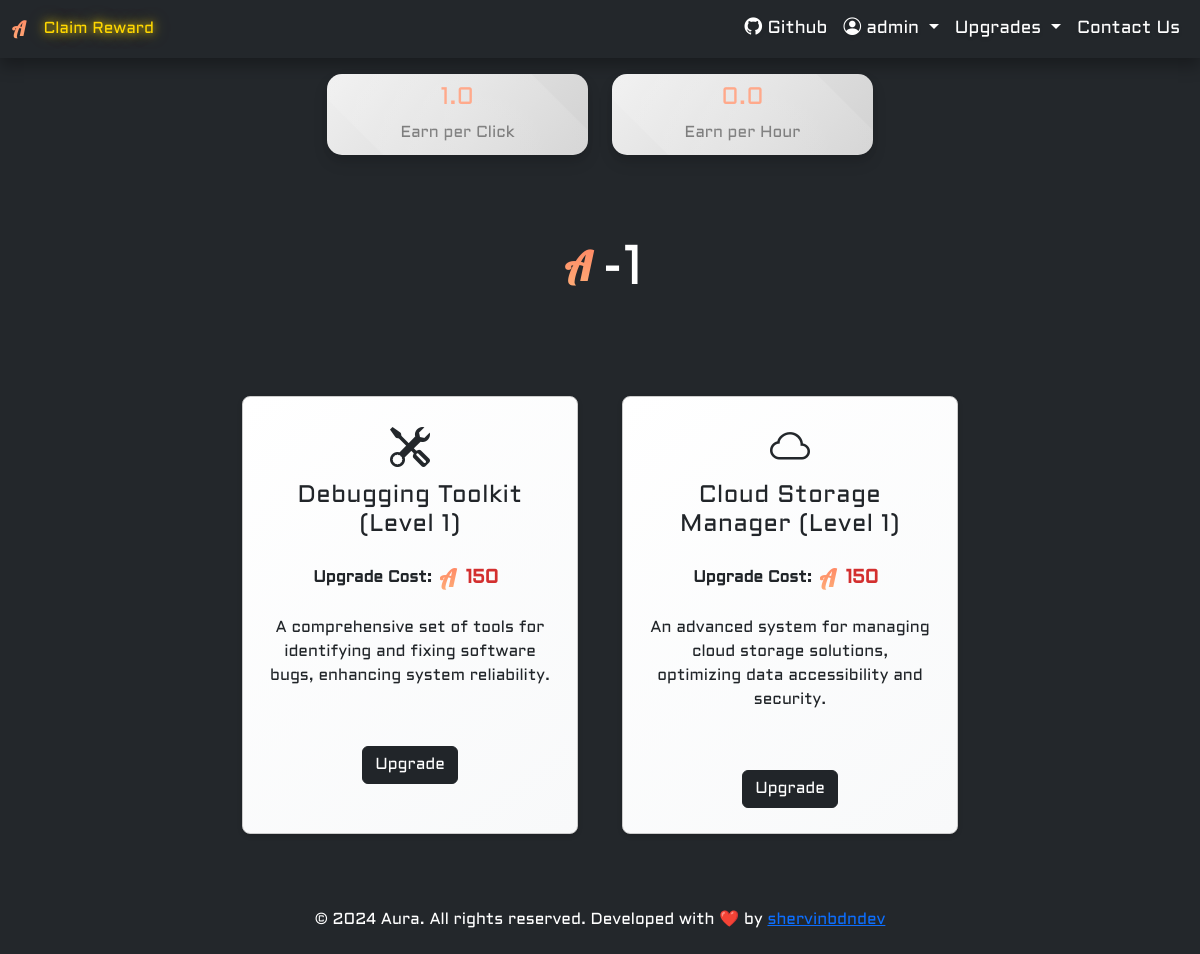
Screenshot of /upgrade/manual/ (signed in) with the database file from the repository.
### upgrade/models.py (models this page shows, shortened)
class Card(models.Model):
    TYPE_CHOICES: list[tuple[str, str]] = [
        ('manual', 'Manual'),
        ('advanced', 'Advanced'),
        ('business', 'Business'),
        ('legendary', 'Legendary'),
    ]
    card_type = models.CharField(max_length=10, choices=TYPE_CHOICES, blank=True, null=True, verbose_name='Type')
    name = models.CharField(max_length=100, blank=True, null=True ,verbose_name='Name')
    description = models.TextField(verbose_name='Description')
    icon = models.CharField(max_length=100, blank=True, null=True ,verbose_name='Icon')
    initial_upgrade_cost = models.IntegerField(default=100, verbose_name='Upgrade Cost')
    class Meta:
        verbose_name = 'Card'
        verbose_name_plural = 'Cards'

### upgrade/views.py (the view)
class UpgradeCardsView(View):
    def get(self, request: HttpRequest, card_type: str) -> HttpResponse:
        user_coins, created = UserCoinModel.objects.get_or_create(user=request.user)
        cards = Card.objects.filter(card_type=card_type)
        user_upgrades = {upgrade.to_card.id: upgrade for upgrade in CardUpgrade.objects.filter(user=request.user)}
        return render(
            request=request,
            template_name='upgrade/upgrade.html',
            context={
                'card_data': [
                    {
                        'icon': card.icon,
                        'name': card.name,
                        'level': user_upgrades[card.id].card_level if card.id in user_upgrades else 1,
                        'cost': user_upgrades[card.id].card_upgrade_cost if card.id in user_upgrades else card.initial_upgrade_cost,
                        'description': card.description
                    }
                    for card in cards
                ],
                'coins': user_coins.coins,
                'has_claimed': user_coins.has_claimed_reward,
                'server': data,
            }
        )

### templates/upgrade/upgrade.html (shortened to what this page needs)
{% extends '../base.html' %}
{% load static %}
{% load humanize %}
{% block head %}
    <head>
        <link rel="stylesheet" href="{% static 'css/styles.css' %}">
        <link rel="stylesheet" href="https://cdnjs.cloudflare.com/ajax/libs/font-awesome/5.15.4/css/all.min.css">
        <link rel="stylesheet" href="https://cdn.jsdelivr.net/npm/bootstrap-icons@1.10.5/font/bootstrap-icons.css">
        <link rel="stylesheet" href="https://cdn.jsdelivr.net/npm/bootstrap@5.3.0-alpha1/dist/css/bootstrap.min.css">
    </head>
{% endblock head %}
{% block body %}
    <body class="profile">
        <div class="wrapper">
            <nav class="navbar navbar-expand-lg navbar-dark">
                <div class="container-fluid">
                    <a class="navbar-brand" style="font-family: Lobster;" href="{% url 'index' %}">A
                        {% if not has_claimed %}
                            <a id="claim" href="{% url 'reward' %}">Claim Reward</a>
                        {% else %}
                            {{ none }}
                        {% endif %}
                    </a>
                    <div class="collapse navbar-collapse justify-content-end" id="navbarNav">
                        <ul class="navbar-nav">
                            <a class="nav-link" href="https://github.com/shervinbdndev/Aura">
                                <i class="bi bi-github" aria-hidden="true"></i>&nbsp;Github
                            </a>
                            {% if request.user.is_authenticated %}
                                <li class="nav-item dropdown">
                                    <a class="nav-link dropdown-toggle" href="#" id="navbarDropdown" role="button" data-bs-toggle="dropdown" aria-expanded="false">
                                        <i class="bi bi-person-circle" aria-hidden="true"></i>&nbsp;{{ request.user.username }}
                                    </a>
                                </li>
                            {% endif %}
                            {% if request.user.is_authenticated %}
                                <li class="nav-item dropdown">
                                    <a class="nav-link dropdown-toggle" id="navbarDropdown" role="button" data-bs-toggle="dropdown" aria-expanded="false">
                                        Upgrades
                                    </a>
                                </li>
                            {% else %}
                                {{ none }}
                            {% endif %}
                            <li class="nav-item">
                                <a class="nav-link" href="#">Contact Us</a>
                            </li>
                        </ul>
                    </div>
                </div>
            </nav>
            <div class="container py-3">
                <div class="row justify-content-center align-items-stretch">
                    <div class="col-lg-3 col-md-4 col-5">
                        <div class="fancy-container text-center d-flex flex-column justify-content-center">
                            <h1 class="mb-2">1.0</h1>
                            <p>Earn per Click</p>
                        </div>
                    </div>
                    <div class="col-lg-3 col-md-4 col-5">
                        <div class="fancy-container text-center d-flex flex-column justify-content-center">
                            <h1 class="mb-2">0.0</h1>
                            <p>Earn per Hour</p>
                        </div>
                    </div>
                </div>
            </div>
            <div class="container py-5">
                <div class="row justify-content-center text-white text-center">
                    <div class="col-lg-4 d-flex flex-column align-items-center justify-content-center">
                        <div class="d-flex flex-row align-items-center">
                            <h1 class="navbar-brand p-2 mb-3" style="font-family: Lobster; font-size: 2.5rem;">A</h1>
                            <h1 class="display-4"><span id="coin-count">{{ coins|intcomma }}</span></h1>
                        </div>
                    </div>
                </div>
            </div>
            <div class="container py-4">
                {% if card_data %}
                    <div class="row justify-content-center">
                        {% for card in card_data %}
                            <div class="col-12 col-sm-6 col-md-4 mb-4 d-flex justify-content-center">
                                <div class="card-container elevation-2">
                                    <i class="{{ card.icon }} card-icon"></i>
                                    <h5 class="card-title">{{ card.name }} (Level {{ card.level }})</h5>
                                    <div class="row justify-content-center align-items-center">
                                        <div class="col-auto text-center">
                                            <div class="d-flex justify-content-center align-items-center mb-0">
                                                <strong class="me-2">Upgrade Cost:</strong>
                                                <span class="navbar-brand p-0" style="font-family: Lobster; font-size: 1.5rem;">A</span>
                                                <span class="coin-amount pt-4">{{ card.cost|intcomma }}</span>
                                            </div>
                                        </div>
                                    </div>
                                    <p class="card-description">{{ card.description }}</p>
                                    <br><br>
                                    <button class="btn btn-dark">Upgrade</button>
                                </div>
                            </div>
                        {% endfor %}
                    </div>
                {% else %}
                    <p class="text-white text-center">No cards available for upgrades</p>
                {% endif %}
            </div>
        </div>
    </body>
{% endblock body %}
{% block footer %}
    <footer class="text-white text-center py-3">
        <p>&copy; {{ server.copyright }} Developed with ❤️ by <a href="https://shervinbdndev.vercel.app/#/">shervinbdndev</a></p>
    </footer>
{% endblock footer %}

### static/css/styles.css (style rules this page uses)
html, body { height: 100%; }
.wrapper { min-height: 100%; display: flex; flex-direction: column; }
.btn { transition: background-color 0.3s ease; }
#claim { color: gold; text-decoration: none; text-shadow: 0 0 8px rgba(255, 223, 0, 0.8), 0 0 15px rgba(255, 223, 0, 0.5); transition: all 0.3s ease-in-out; animation: glowing 1.5s infinite alternate; }
.profile { background: #23272b; }
.fancy-container { background: linear-gradient(135deg, #f0f0f0, #d1d1d1); padding: 10px; margin-bottom: 15px; border-radius: 15px; border: none; box-shadow: 0 8px 15px rgba(0, 0, 0, 0.1), 0 4px 6px rgba(0, 0, 0, 0.06); transition: all 0.3s ease-in-out; position: relative; overflow: hidden; }
.fancy-container h1 { color: #ff9671; font-size: 1.5rem; }
.fancy-container p { font-size: 1rem; color: #666; margin-bottom: 0; }
.fancy-container:before { content: ""; position: absolute; top: -50%; left: -50%; width: 200%; height: 200%; background: radial-gradient(circle, rgba(255, 255, 255, 0.2), transparent); transform: rotate(45deg); transition: all 0.6s ease-in-out; }
footer { flex-shrink: 0; }
.navbar { background-color: #23272b; padding: 1rem 2rem; box-shadow: 0 8px 15px rgba(0, 0, 0, 0.3); transition: all 0.3s ease; }
.navbar-brand { color: #fff; font-weight: 700; text-transform: uppercase; background: -webkit-linear-gradient(#ff7e5f, #feb47b); background-clip: text; -webkit-background-clip: text; -webkit-text-fill-color: transparent; letter-spacing: 2px; transition: all 0.3s ease; }
.navbar-nav .nav-link { font-size: 1.1rem; color: #fff; transition: color 0.3s ease; padding: 0.5rem 1rem; text-shadow: 0 2px 4px rgba(0, 0, 0, 0.1); }
.card-container { border: 1px solid #ccc; border-radius: 8px; padding: 25px; margin: 10px; text-align: center; box-shadow: 0 4px 8px rgba(0, 0, 0, 0.1); transition: transform 0.3s, box-shadow 0.3s; background: linear-gradient(145deg, #fff, #f8f9fa); }
.card-icon { font-size: 40px !important; margin-bottom: 15px; color: #23272b; }
.card-title { font-size: 1.5rem; font-weight: 500; color: #666; margin-bottom: 10px; letter-spacing: 0.5px; }
.coin-amount { font-size: 1.2rem; font-weight: 700; color: #d32f2f; margin-bottom: 15px; padding: 8px; }
.card-description { font-size: 1rem; margin-bottom: 10px; }
.elevation-2 { box-shadow: 0 2px 5px rgba(0, 0, 0, 0.15); }

### templates/upgrade/upgrade.html (style rules this page uses)
* { font-family: Aldrich; }

### rows the page displays
Card: name "Debugging Toolkit", description "A comprehensive set of tools for identifying and fixing software bugs, enhancing system reliability."
Card: name "Cloud Storage Manager", description "An advanced system for managing cloud storage solutions, optimizing data accessibility and security."

### other values shown
{{ request.user.username }} "admin"
{{ coins|intcomma }} "-1"
{{ card.level }} "1" "1"
{{ card.cost|intcomma }} "150" "150"
{{ server.copyright }} "2024 Aura. All rights reserved."
